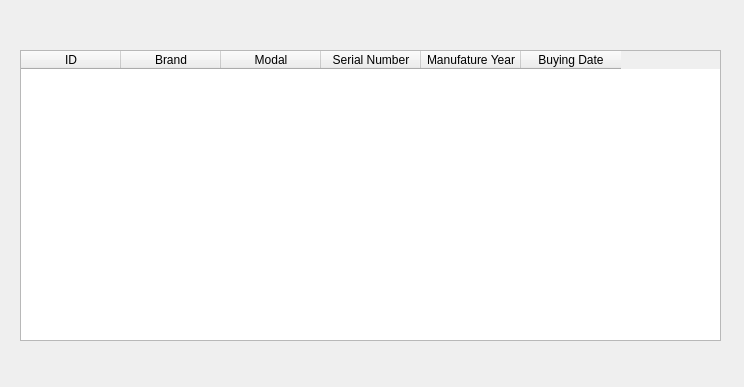
<?xml version="1.0" encoding="UTF-8"?>
<ui version="4.0">
 <class>allBrand</class>
 <widget class="QWidget" name="allBrand">
  <property name="geometry">
   <rect>
    <x>0</x>
    <y>0</y>
    <width>744</width>
    <height>387</height>
   </rect>
  </property>
  <property name="windowTitle">
   <string>Form</string>
  </property>
  <widget class="QTableWidget" name="tblAllDevices">
   <property name="geometry">
    <rect>
     <x>20</x>
     <y>50</y>
     <width>701</width>
     <height>291</height>
    </rect>
   </property>
   <column>
    <property name="text">
     <string>ID</string>
    </property>
   </column>
   <column>
    <property name="text">
     <string>Brand</string>
    </property>
   </column>
   <column>
    <property name="text">
     <string>Modal</string>
    </property>
   </column>
   <column>
    <property name="text">
     <string>Serial Number</string>
    </property>
   </column>
   <column>
    <property name="text">
     <string>Manufature Year</string>
    </property>
   </column>
   <column>
    <property name="text">
     <string>Buying Date</string>
    </property>
   </column>
  </widget>
 </widget>
 <resources/>
 <connections/>
</ui>
